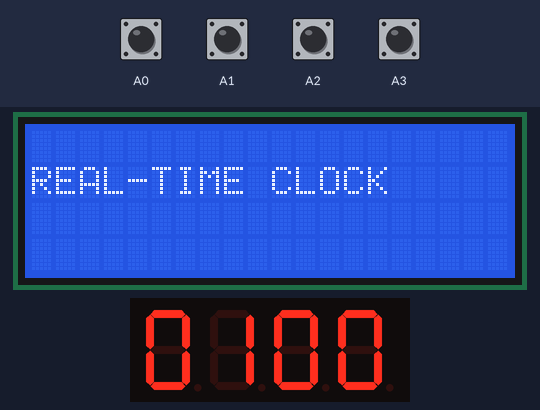
Recording of a sketch running on a simulated Arduino Uno, built with avr-gcc and run on an emulated ATmega328P. On the bench: 20×4 character LCD, 4-digit seven-segment display. The test bench sets the inputs (shaded band); at power-on: A0–3 HIGH.

Above: at 6.2 s.
6.3 s: A0 pulled LOW for 1 s
At 8.1 s:
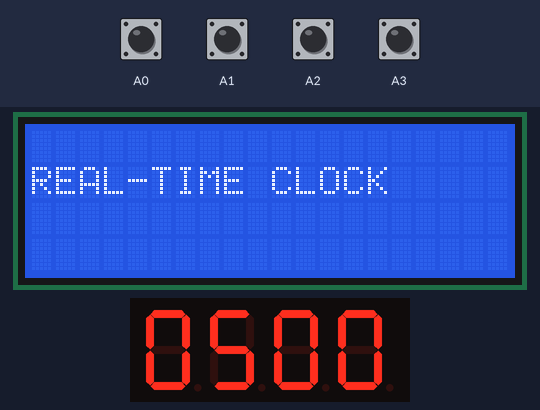
8.8 s: A2 pulled LOW for 0.15 s
At 9.2 s:
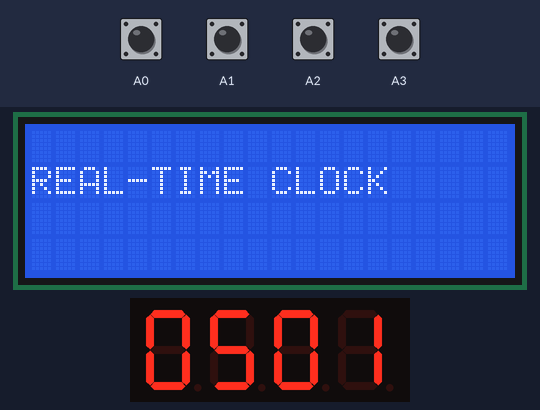
10.4 s: A1 pulled LOW for 0.15 s
At 11.6 s:
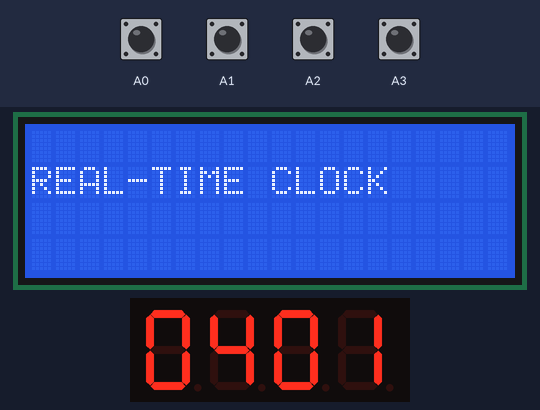
12.0 s: A3 pulled LOW for 1 s
At 13.6 s:
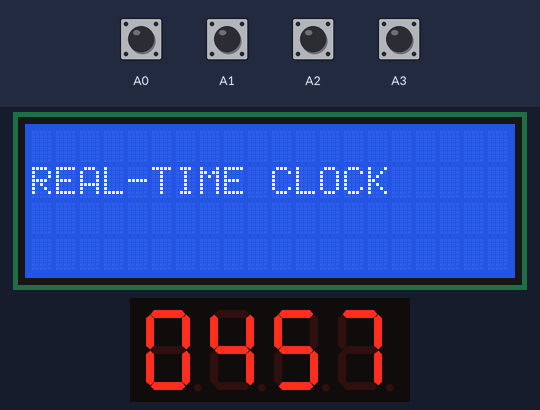
14.5 s: A0 pulled LOW for 0.15 s
At 15.7 s:
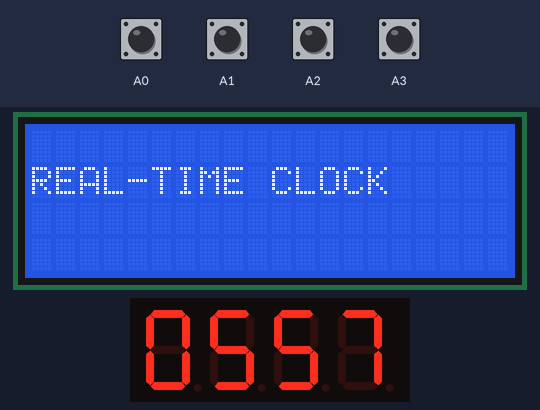
16.1 s: A1 pulled LOW for 1 s
At 18.0 s:
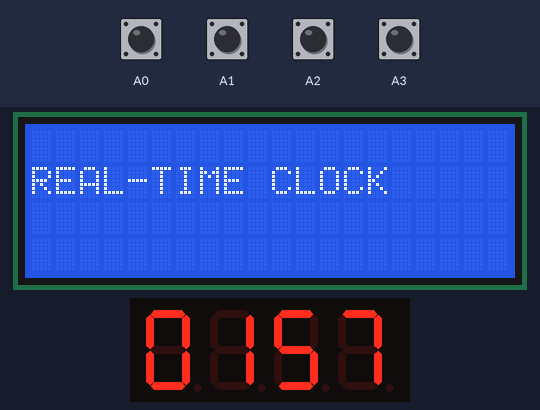
Timing chart, 0 to 19.5 s (numbered marks = the images above; inputs shaded):
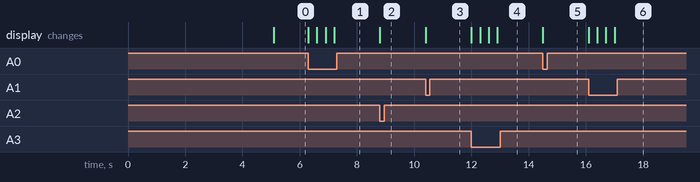

Measured:
- after the input at 6.3 s, the display: first changes at once (image 1 shows a later state)
- after the input at 8.8 s, the display: changes at once (image 2)
- after the input at 10.4 s, the display: changes at once (image 3)
- after the input at 12.0 s, the display: first changes at once (image 4 shows a later state)
- after the input at 14.5 s, the display: changes at once (image 5)
- after the input at 16.1 s, the display: first changes at once (image 6 shows a later state)

The sketch:

Experiment5_Real_Time_Clock.ino
```cpp
#include <SevSeg.h>
#include <LiquidCrystal_I2C.h>

SevSeg sevseg;
LiquidCrystal_I2C lcd(0x27, 20, 4);


unsigned long startms = millis();
unsigned long currentms;
int dispnum = 0;
int timenum = 0;
int numarray[720];
int time;
int a = 0;
int wantedNum = 100;
int wantedI;

void setup() {
  lcd.init();
  lcd.backlight();
  lcd.setCursor(3, 0);
  lcd.print("REAL-TIME");
  lcd.setCursor(5, 1);
  lcd.print("CLOCK");
  delay(5000);

  pinMode(2, INPUT);
  pinMode(A0, INPUT_PULLUP);
  pinMode(A1, INPUT_PULLUP);
  pinMode(A2, INPUT_PULLUP);
  pinMode(A3, INPUT_PULLUP);

  byte numDigits = 4;
  byte digitPins[] = { 13, 12, 11, 10 };
  byte segmentPins[] = { 9, 8, 7, 6, 5, 4, 3, 2 };
  bool resistorOnSegments = false;
  byte hardwareConfig = COMMON_CATHODE;
  sevseg.begin(hardwareConfig, numDigits, digitPins, segmentPins, resistorOnSegments, 0, 1, 0);
  sevseg.setBrightness(90);
}

void numarrgen() {
  int hrs;
  int minutes;
  for (int i = 1; i < 13; i++) {
    hrs = i;
    for (int k = 0; k < 60; k++) {
      minutes = k;
      numarray[timenum] = ((hrs * 100) + minutes);
      timenum++;
    }
  }
}

int adjust(int i) {
  int k = i;

  while (digitalRead(2) == LOW) {
    sevseg.setNumber(k);
    sevseg.refreshDisplay();
    currentms = millis();
    startms = millis();
    if (digitalRead(A2) == LOW) {
      unsigned x = (k / 10U) % 10;
      unsigned y = (k / 1U) % 10;
      if ((x == 5) && (y == 9)) {
        k = k - 59;
      } else {
        k = k + 1;
      }

      while (currentms - startms < 300) {
        currentms = millis();
        sevseg.setNumber(k);
        sevseg.refreshDisplay();
      }
    } else if (digitalRead(A0) == LOW) {
      if (k >= 1200) {
        k = k - 1100;
      } else {
        k = k + 100;
      }

      while (currentms - startms < 300) {
        currentms = millis();
        sevseg.setNumber(k);
        sevseg.refreshDisplay();
      }
    }

    else if (digitalRead(A3) == LOW) {
      unsigned x = (k / 10U) % 10;
      unsigned y = (k / 1U) % 10;
      if ((x == 0) && (y == 0)) {
        k = k + 59;
      } else {
        k = k - 1;
      }

      while (currentms - startms < 300) {
        currentms = millis();
        sevseg.setNumber(k);
        sevseg.refreshDisplay();
      }
    } else if (digitalRead(A1) == LOW) {
      if (k < 200) {
        k = k + 1100;
      } else {
        k = k - 100;
      }

      while (currentms - startms < 300) {
        currentms = millis();
        sevseg.setNumber(k);
        sevseg.refreshDisplay();
      }
    }
  }
  return k;
}
void msdelay(int delNum) {
  currentms = millis();
  startms = millis();
  while (currentms - startms < delNum) {
    currentms = millis();
    sevseg.refreshDisplay();
  }
}
void loop() {
  lcd.clear();
  numarrgen();
  lcd.setCursor(0, 1);
  lcd.print("REAL-TIME CLOCK");
  int i = 0;
  int sec = 0;
  while (i < 721) {
    sec++;
    if (sec == 60)
    {
      sec = 0;
      i++;
    }
    dispnum = numarray[i];
    sevseg.setNumber(dispnum);
    sevseg.refreshDisplay();
    wantedNum = dispnum;
    while (digitalRead(2) == LOW) {
      wantedNum = adjust(dispnum);
      for (int j = 0; j < 721; j++) {
        if (wantedNum == numarray[j]) {
          i = j;
          break;
        }
      }
    }
    if (sec < 10) {
      lcd.setCursor(6, 0);
      lcd.print("0");
      lcd.print(sec);
    } else {
      lcd.setCursor(6, 0);
      lcd.print(sec);
    }
    msdelay(1000);
    }
}
```
